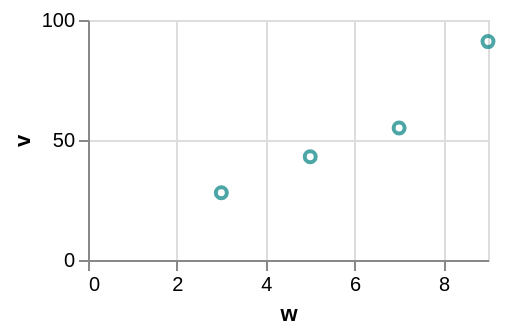

Write the Vega-Lite specification saved for this chart.
### Vega-Lite specification from a JSON file in a GitHub repository (floating-point values rounded to 4 significant figures)
{"$schema": "https://vega.github.io/schema/vega-lite/v6.json", "width": 200, "height": 120, "data": {"values": [{"c": "alpha", "v": 28, "w": 3, "t": "2024-01-07"}, {"c": "beta", "v": 55, "w": 7, "t": "2024-03-19"}, {"c": "gamma", "v": 43, "w": 5, "t": "2024-06-02"}, {"c": "delta", "v": 91, "w": 9, "t": "2024-09-11"}]}, "mark": {"type": "point", "stroke": "teal"}, "encoding": {"x": {"field": "w", "type": "quantitative"}, "y": {"field": "v", "type": "quantitative"}}}
